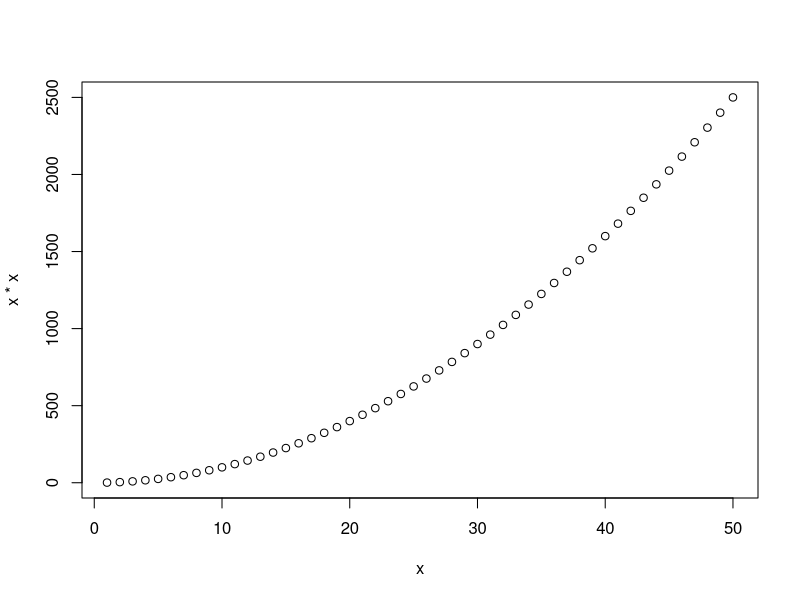
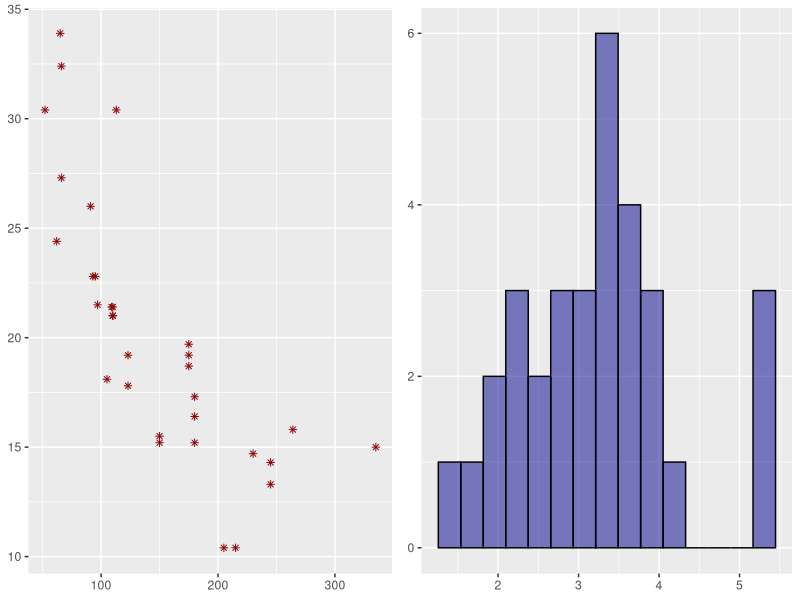
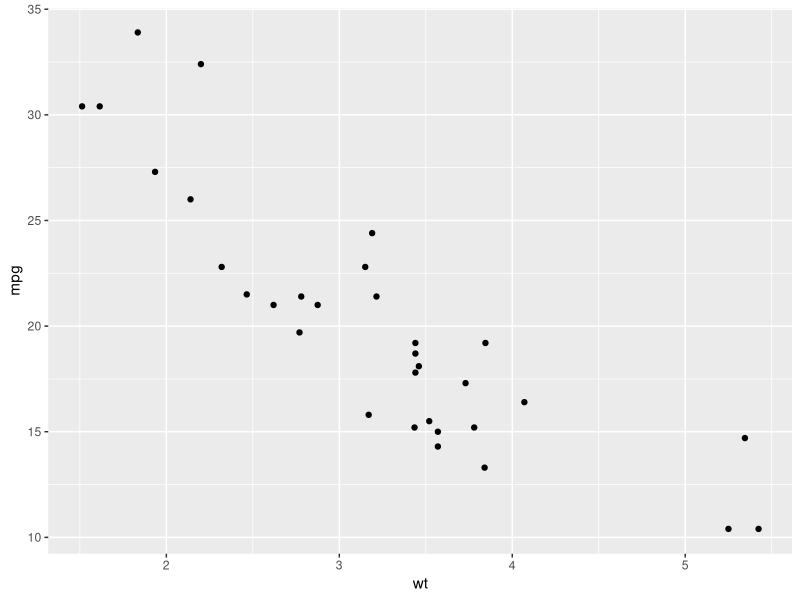
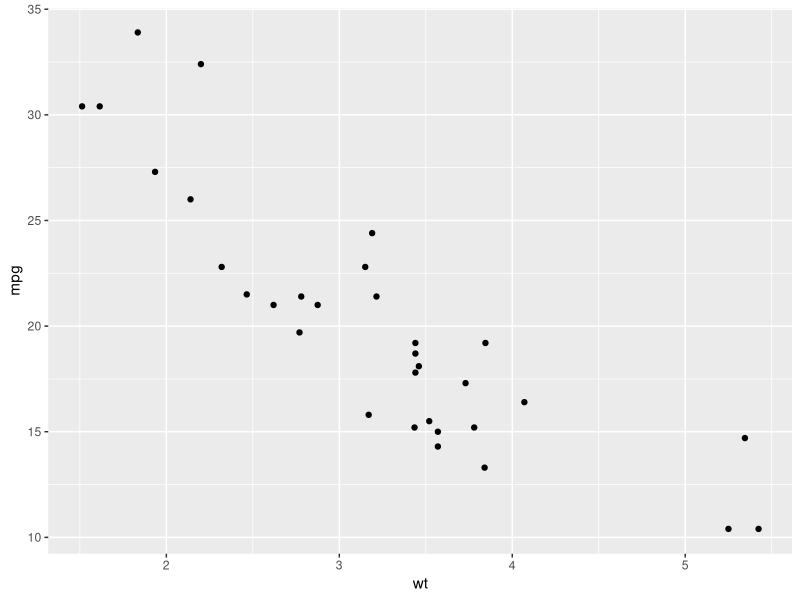
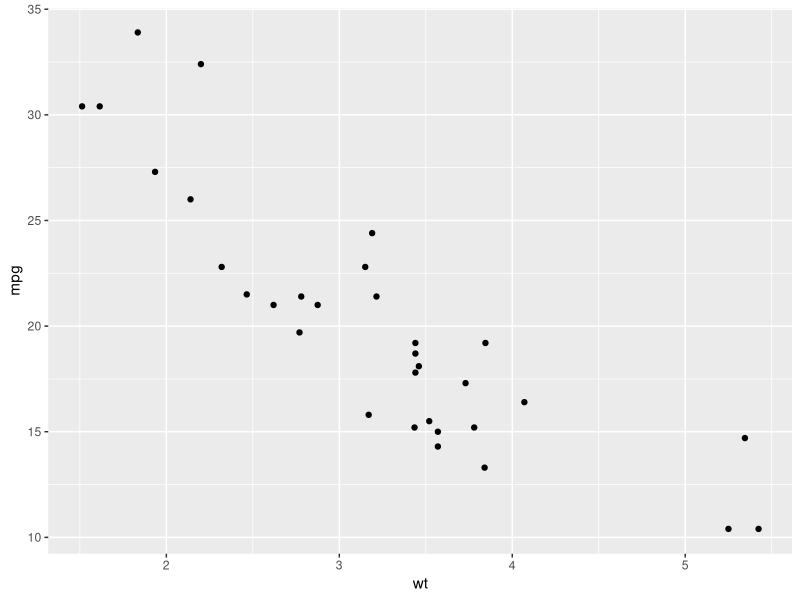
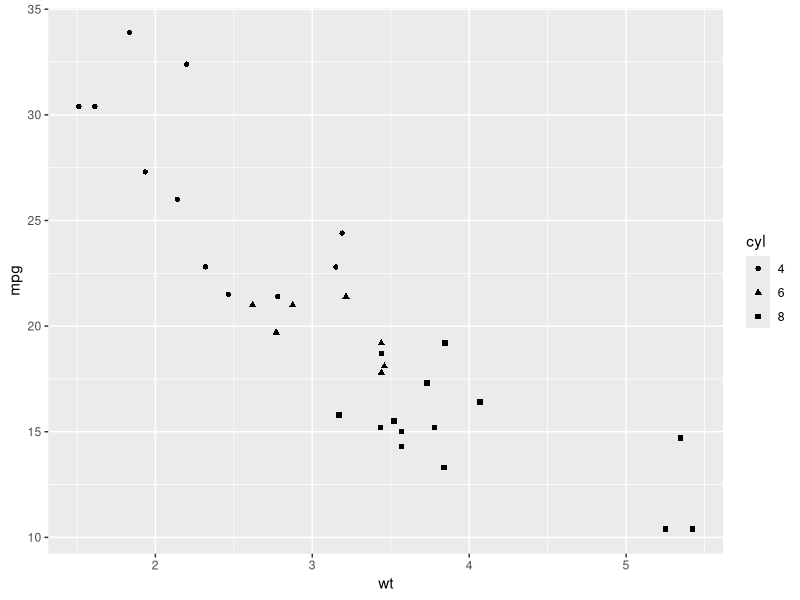
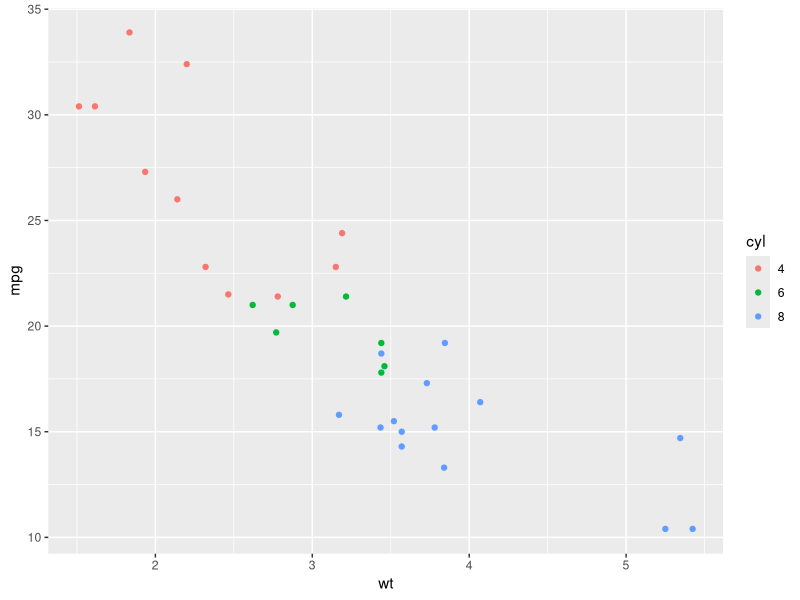
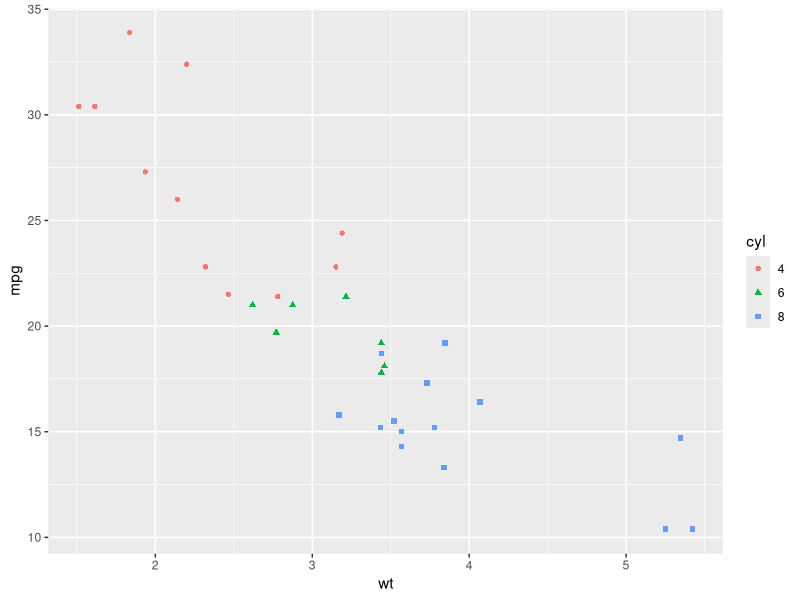

These figures' R source, in order:
## ---- chunk 1
library(tidyverse)
library(gridExtra)
library(GGally)
knitr::opts_chunk$set(results = 'hold')
## ---- chunk 2
x <- 1:50
# proslijedite `x` i `x*x` funkciji `plot`
plot(x, x*x)
## ---- chunk 3
head(mtcars)
## ---- chunk 4
g1 <- ggplot(mtcars, aes(hp, mpg)) + geom_point(shape = 8, col = "dark red") + scale_x_continuous(name = NULL) + scale_y_continuous(name = NULL)
g2 <- ggplot(mtcars, aes(wt)) + geom_histogram(bins = 15, fill = "dark blue", alpha = 0.5, color = 'black') + scale_x_continuous(name = NULL) + scale_y_continuous(name = NULL)
grid.arrange(g1, g2, ncol=2)
## ---- chunk 5

# Učitajte podatkovni skup `mtcars` u globalnu okolinu
data("mtcars")
# proučite okvir `mtcars`  (head, glimpse, ?...)
head(mtcars)
## ---- chunk 6
ggplot() + 
layer( data = mtcars,                      # 1. podaci
       mapping = aes(x = wt, y = mpg),     # 2. mapiranja / estetike
       geom = "point",                     # 3. geometrija
       stat = "identity",                  # za sada zanemariti
       position = "identity")              # za sada zanemariti
## ---- chunk 7
ggplot(mtcars, aes(x = wt, y = mpg)) + geom_point()
## ---- chunk 8
qplot(x = wt, y = mpg, data = mtcars)

## ---- chunk 9
# faktorizirajte varijablu `cyl`
mtcars$cyl <- as.factor(mtcars$cyl)
# stvorite graf ovisnosti `mpg` o `wt`
# uz mapiranje `cyl` varijable na `shape` estetiku
ggplot(mtcars, aes(x = wt, y = mpg, shape = cyl)) + geom_point()
## ---- chunk 10
# stvorite graf ovisnosti `mpg` o `wt`
# ovaj put mapirajte `cyl` varijable na `color` estetiku
ggplot(mtcars, aes(x = wt, y = mpg, color = cyl)) + geom_point()
## ---- chunk 11
# ponovite isti graf, ali varijablu `cyl` mapirajte
# i na `color` i na `shape` estetiku
ggplot(mtcars, aes(x = wt, y = mpg, color = cyl, shape = cyl)) + geom_point()
## ---- chunk 12
# na sljedećem grafu preimenujte osi i legendu
# te dodajte adekvatni naslov (najbolje nešto što objašnjava graf)
ggplot(mtcars, aes(x = wt, y = mpg, color = cyl, shape = cyl)) + geom_point() + labs(x = "Težina / 1000 lb", y = "Potrošnja / milja po galonu", color = "Broj cilindara", shape = "Broj cilindara", title = "Teži auti više troše")

## ---- chunk 13
# nacrajte graf ovisnosti maksimalne potrošnje o težini automobila
# koristite geometriju točke
# obojite točke plavom bojom
ggplot(mtcars, aes(x = wt, y = mpg)) + geom_point(color = "blue")
## ---- chunk 14
# budući da stalno koristimo istu "osnovicu" grafa možemo ju
# pohraniti u zasebnu varijablu npr. imena `graf`

graf <- ggplot(mtcars, aes(x = wt, y = mpg))

# dodajte varijabli `graf` geometriju točaka a potom linijsku geometriju
graf + geom_point() + geom_line()
## ---- chunk 15
# dodajte geometriju točaka na varijablu `graf`
# te potom dodatni sloj sa krivuljom zaglađivanja
# koristite funkciju `stat_smooth` uz parametar `method` 
# postavljen na `lm` (linearno zaglađivanje)
graf + geom_point() + stat_smooth(method = "lm")
## ---- chunk 16
# ponovite postupak ali metodu zaglađivanja
# postavite na `loess` 
graf + geom_point() + stat_smooth(method = "loess")
## ---- chunk 17
# stvorite još jednom isti graf ali sloju zaglađivanja
# dodajte estetiku `group` postavljenu na `cyl`
# Što smo ovime postigli?
graf + geom_point() + stat_smooth(aes(group = cyl), method = "loess")
## ---- chunk 18
# nacrtajte stupčani graf varijable `cyl` tablice `mtcars` 
# isprobajte funkcije `geom_bar` i `stat_count`
# ima li razlike?
# nema razlike
graf2 <- ggplot(mtcars, aes(x = cyl))
graf2 + geom_bar()
graf2 + stat_count()
## ---- chunk 19
# nacrtajte histogram varijable `wt` tablice `mtcars`
# varijablu podijelite jednoliko u četiri ladice
# koristite funkciju `geom_histogram`
ggplot(mtcars, aes(x = wt)) + geom_histogram(bins = 4)
## ---- chunk 20
# nacrtajte histogram varijable `wt` tablice `mtcars`
# težine podijelite jednoliko u četiri ladice
# koristite funkciju `geom_histogram`
# za agregacijsku varijablu postavite `ncount` 
ggplot(mtcars, aes(x = wt, y = ..ncount..)) + geom_histogram(bins = 4)
## ---- chunk 21
# nacrtajte histogram varijable `wt`, uz dodanu varijablu `cyl` na estetici `fill`
ggplot(mtcars, aes(x = wt, fill = cyl)) + geom_histogram(bins = 4)
## ---- chunk 22
# nacrtajte opet histogram varijable wt, ali pozicijski aspekt `position` postavite na `"dodge"`
ggplot(mtcars, aes(x = wt, fill = cyl)) + geom_histogram(bins = 4, position = "dodge")
## ---- chunk 23
# nacrtajte isti histogram uz pozicijski aspekt postavljen na `"identity"`
# postavite `alpha` parametar geometrije na 0.4 zbog jasnijeg prikaza
ggplot(mtcars, aes(x = wt, fill = cyl)) + geom_histogram(bins = 4, position = "identity", alpha = 0.4)
## ---- chunk 24
# konačno, nacrtajte isti histogram uz pozicijski aspekt `"fill"`
# postavite parametar geometrije `color  na "Black" radi ljepšeg prikaza
# objasnite rezultat!
ggplot(mtcars, aes(x = wt, fill = cyl)) + geom_histogram(bins = 4, position = "fill", color = "Black")
## ---- chunk 25
df <- data.frame( x = c(rep(1, 90), rep(2, 9), 3),
                  y = c(rep(1, 70), rep(2, 25), rep(3, 5)))

# prikažite okvir df uz pomoć `scatterplot` grafa, tj. točkaste geometrije
ggplot(df, aes(x = x, y = y)) + geom_point()
## ---- chunk 26
# prikažite isti graf, ali umjesto `geom_point` upotrijebite
# pomoćnu funkciju `geom_jitter` koja ima ugrađen `jitter` pozicijski aspekt
# postavite `width` i `height` parametre na 0.3 (30% dodanog šuma)
# dodatno postavite `color` parametar geometrije na "blue" 
# i `alpha` parametar ("prozirnost") na 0.4 
ggplot(df, aes(x = x, y = y)) + geom_jitter(width = 0.3, height = 0.3, color = "Blue", alpha = 0.4)
## ---- chunk 27
# spremite sljedeći graf u datoteke `figure1.pdf`i `figure1.png`
ggplot(mtcars, aes(x = hp, y = mpg, col = as.factor(cyl))) + geom_point() + 
geom_smooth(aes(x = hp, y = mpg), method = 'loess', linetype = 4, color = "grey", se = F, inherit.aes = F) +
labs(x = "broj konjskih snaga", y = "potrošnja", col = "broj cilindara")

ggsave("figure1.pdf")
ggsave("figure1.png")
## ---- chunk 28
# učitajte i proučite podatkovni okvir `diamonds`
data("diamonds")
head(diamonds)
## ---- chunk 29
set.seed(1001)
# stvorite okvir `diamondsSample` u koji ćete staviti
# 5000 nasumičnih redaka iz okvira `diamonds`
diamondsSample <- sample_n(diamonds, 5000)
## ---- chunk 30
# "popravite" osi i legendu grafa koji prikazuje ovisnost veličine dijamanta, boje i cijene
# - osi x i y nazovite "volumen u mm3" i "cijena u $"
# - legendu nazovite "kvaliteta boje"
# - os x ograničite od 0 do 500
# - na osi y postavite crtice na 1000, 5000, 10000 i 20000
# - kategorije kvalitete boje postavite na brojeve od 1 do 7 gdje 1 predstavlja "najbolju" boju
ggplot(diamondsSample, aes(x*y*z, price, color = color)) + geom_point(alpha = 0.4) + scale_x_continuous(name = "volumen u mm3" , limits = c(0, 500)) + scale_y_continuous(name = "cijena u $", breaks = c(1000, 5000, 10000, 20000)) + scale_color_discrete(name = "kvaliteta boje", labels = 1:7)
## ---- chunk 31
# logaritmirajte cijenu dijamanta u prethodno izvedenom grafu
ggplot(diamondsSample, aes(x*y*z, price, color = color)) + geom_point(alpha = 0.4) + scale_x_continuous(name = "volumen u mm3" , limits = c(0, 500)) + scale_y_log10(name = "cijena u $", breaks = c(1000, 5000, 10000, 15000)) + scale_color_discrete(name = "kvaliteta boje", labels = 1:7)
## ---- chunk 32
# podesite `fill` estetiku sljedećeg grafa korištenjem funkcije `scale_fill_brewer`
# parametar `palette` postavite na jednu od sljedećih paleta:
# Blues, BuPu, Greens, Greys, Oranges, OrRd, PuBu, PuRd, Purples, YlGn, YlOrRd
# (još paleta možete naći u dokumentaciji)
ggplot(diamondsSample, aes(x = x*y*z, fill = color)) + geom_histogram(bins = 30, na.rm = T) + 
  xlim(0, 500) + scale_fill_brewer(palette = "Blues")
## ---- chunk 33
# pogledajte kako sljedeći graf izgleda u "izvrnutom" a kako u polarnom koordinatnom sustavu
ggplot(diamondsSample, aes(x = x*y*z, fill = color)) + geom_histogram(bins = 30, na.rm = T) + 
  xlim(40, 100) + coord_flip()
ggplot(diamondsSample, aes(x = x*y*z, fill = color)) + geom_histogram(bins = 30, na.rm = T) + 
  xlim(40, 100) + coord_polar()
## ---- chunk 34
# promijenite temu sljedećem grafu na `theme_classic`
ggplot(diamondsSample, aes(x = x*y*z, fill = color)) + geom_histogram(bins = 30, na.rm = T) + 
  xlim(0, 500) + theme_classic()
## ---- chunk 35
# promijenite orijentaciju slova na x osi tako da budu pod kutem od 45 stupnjeva
ggplot(diamondsSample, aes(cut)) + geom_bar() + theme(axis.text.x = element_text(angle = 45))
## ---- chunk 36
# reduciramo uzorak kako bi radili sa faktorima sa manjim brojem razina
diamondsSample %>% filter(color %in% c("G", "H", "I", "J"),
                  cut %in% c("Very Good", "Premium", "Ideal")) -> diamondsSample2

# napravite uvjetni graf u ovisnosti o kombinaciji boje (`color`) i reza (`cut`)
# koristite funkciju `facet_grid` i formulu kao parametar
ggplot(diamondsSample2, aes(depth, fill = clarity)) + geom_histogram(bins = 5,  position = 'dodge') + facet_grid(color ~ cut)
## ---- chunk 37
# razdvojite sljedeći graf u ovisnosti o prozirnosti (`clarity`)
# koristite funkciju `facet_wrap` i jednostranu formulu
ggplot(diamondsSample, aes(x*y*z, price)) + geom_point() + facet_wrap(~clarity)
## ---- chunk 38
#library(GGally)  # ako nije učitan!
# ovaj isjecak se zapravo prikazuje buduci da nece imati stat_bin poruke
# rjesenje sa https://github.com/ggobi/ggally/issues/184
ggpairs(data = mtcars[,1:6], lower=list(combo=wrap("facethist", binwidth=0.8)))
## ---- chunk 39
#library(gridExtra)    # ukoliko je potrebno

# grafove koje slažem u matricu pohranjujem u varijable
g1 <- ggplot(diamondsSample, aes(x*y*z, price, color = color)) + geom_point(alpha = 0.6)
g2 <-ggplot(diamondsSample, aes(x = x*y*z, fill = color)) + geom_histogram(bins = 30, na.rm = T) + 
             scale_fill_brewer(palette = "Greens")
g3 <- ggplot(diamondsSample, aes(x = cut)) + geom_bar(fill = "blue", alpha = 0.5)
g4 <- ggplot(diamondsSample, aes(x = color, fill = clarity)) + geom_bar() + coord_polar()

## ---- chunk 40
grid.arrange(g1, g2, g3, g4, nrow = 2, ncol = 2)
